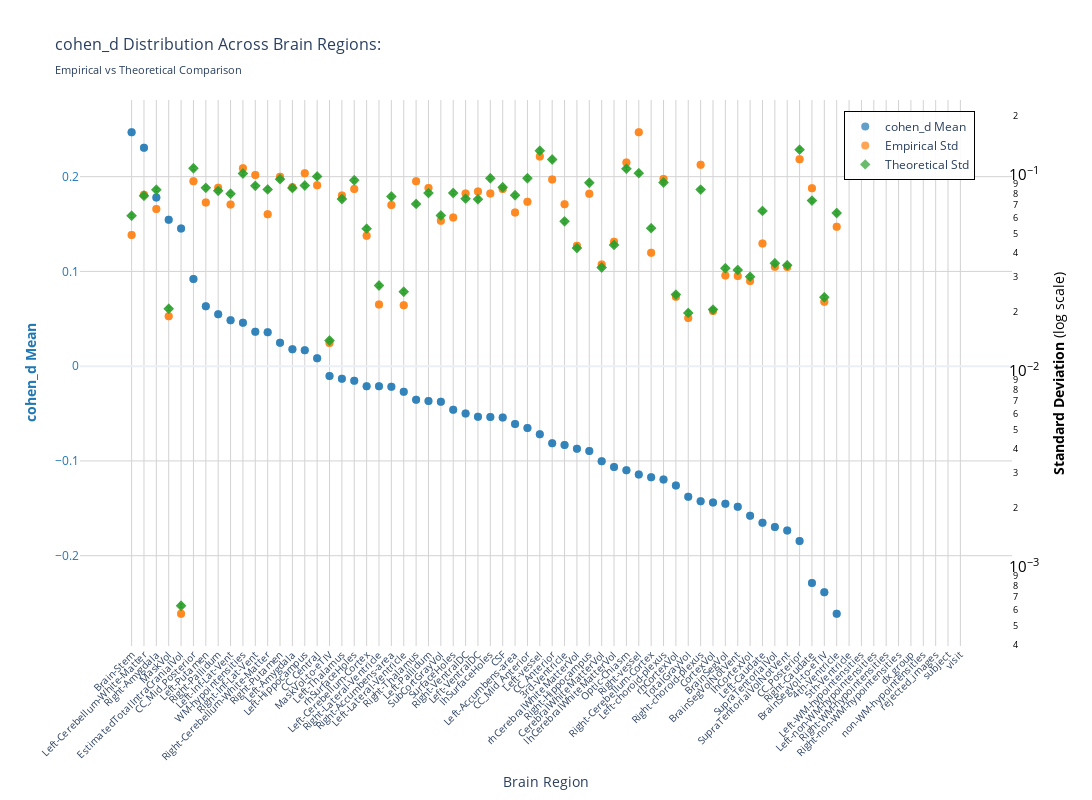
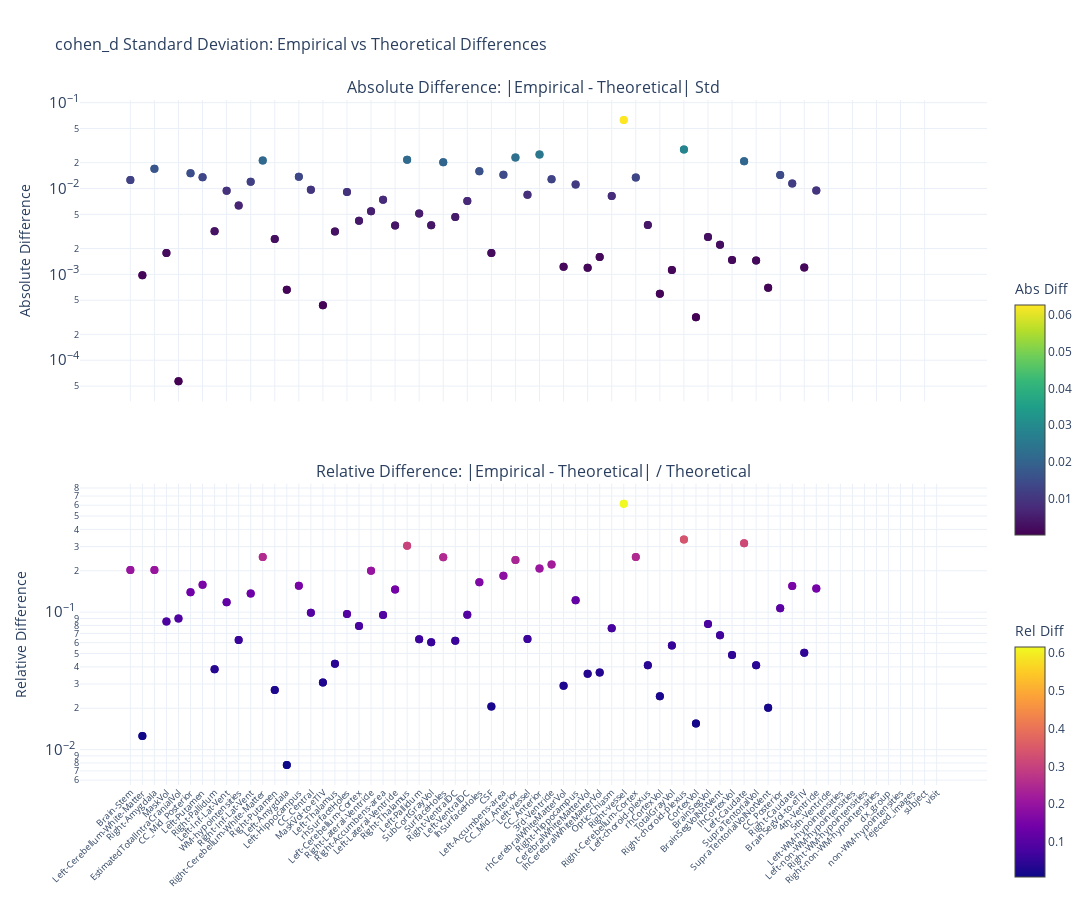

The code cell stored with these charts, in order, in its notebook:
### Markdown cell above
### Cohen's d

### Code cell
nu_nav = df_navr[(df_navr["study"] == "longitudinal") & (df_navr["group"] == "HC-PD")]
data_path = stats_dir / f"cohen_d_longitudinal_{METRIC}.parquet"
df, stats = get_test_stats(
    data_path, stat_functions_F, nu_nav, hemisphere=False, study="longitudinal"
)
show_figure(
    stats, hemisphere=False, stat_name="cohen_d", study="longitudinal", metric=METRIC
)

### Figure 1 — Plotly figure (JSON) as saved in the notebook; plotly's stock layout.template omitted (floating-point values rounded to 4 significant figures; data arrays with more than 128 entries replaced by an {"elided": "..."} marker saying what was removed)
{"data": [{"hovertemplate": "<b>%{x}</b><br>Mean cohen_d: %{y:.2f}<br><extra></extra>", "marker": {"color": "#1f77b4", "opacity": 0.7, "size": 8}, "mode": "markers", "name": "cohen_d Mean", "type": "scatter", "x": {"elided": "132 str values"}, "y": {"elided": "132 float values"}, "yaxis": "y"}, {"hovertemplate": "<b>%{x}</b><br>Empirical Std: %{y:.3f}<br><extra></extra>", "marker": {"color": "#ff7f0e", "opacity": 0.7, "size": 8, "symbol": "circle"}, "mode": "markers", "name": "Empirical Std", "type": "scatter", "x": {"elided": "132 str values"}, "y": {"elided": "132 float values"}, "yaxis": "y2"}, {"error_y": {"array": {"elided": "132 float values"}, "arrayminus": {"elided": "132 float values"}, "color": "#2ca02c", "thickness": 1, "type": "data", "visible": true, "width": 2}, "hovertemplate": "<b>%{x}</b><br>Theoretical Std: %{y:.3f}<br><extra></extra>", "marker": {"color": "#2ca02c", "opacity": 0.7, "size": 8, "symbol": "diamond"}, "mode": "markers", "name": "Theoretical Std", "type": "scatter", "x": {"elided": "132 str values"}, "y": {"elided": "132 float values"}, "yaxis": "y2"}], "layout": {"height": 800, "hovermode": "x", "legend": {"bgcolor": "rgba(255, 255, 255, 0.9)", "bordercolor": "black", "borderwidth": 1, "font": {"size": 12}, "orientation": "v", "x": 0.82, "y": 0.98}, "title": {"font": {"size": 16}, "text": "cohen_d Distribution Across Brain Regions:<br><sub>Empirical vs Theoretical Comparison</sub>"}, "width": 1400, "xaxis": {"gridcolor": "lightgray", "showgrid": true, "tickangle": -45, "tickfont": {"size": 10}, "title": {"text": "Brain Region"}}, "yaxis": {"gridcolor": "lightgray", "showgrid": true, "side": "left", "tickfont": {"color": "#1f77b4"}, "title": {"font": {"color": "#1f77b4"}, "text": "<b>cohen_d Mean</b>"}}, "yaxis2": {"exponentformat": "power", "overlaying": "y", "showgrid": false, "side": "right", "tickfont": {"color": "black"}, "title": {"font": {"color": "black"}, "text": "<b>Standard Deviation</b> (log scale)"}, "type": "log"}}}

### Figure 2 — Plotly figure (JSON) as saved in the notebook; plotly's stock layout.template omitted (floating-point values rounded to 4 significant figures; data arrays with more than 128 entries replaced by an {"elided": "..."} marker saying what was removed)
{"data": [{"hovertemplate": "<b>%{x}</b><br>Abs Diff: %{y:.4f}<br><extra></extra>", "marker": {"color": {"elided": "132 float values"}, "colorbar": {"len": 0.4, "title": {"text": "Abs Diff"}, "y": 0.75, "yanchor": "top"}, "colorscale": [[0, "#440154"], [0.1111, "#482878"], [0.2222, "#3e4989"], [0.3333, "#31688e"], [0.4444, "#26828e"], [0.5556, "#1f9e89"], [0.6667, "#35b779"], [0.7778, "#6ece58"], [0.8889, "#b5de2b"], [1, "#fde725"]], "showscale": true, "size": 8}, "mode": "markers", "name": "Absolute", "type": "scatter", "x": {"elided": "132 str values"}, "xaxis": "x", "y": {"elided": "132 float values"}, "yaxis": "y"}, {"hovertemplate": "<b>%{x}</b><br>Rel Diff: %{y:.2%}<br><extra></extra>", "marker": {"color": {"elided": "132 float values"}, "colorbar": {"len": 0.4, "title": {"text": "Rel Diff"}, "y": 0.25, "yanchor": "top"}, "colorscale": [[0, "#0d0887"], [0.1111, "#46039f"], [0.2222, "#7201a8"], [0.3333, "#9c179e"], [0.4444, "#bd3786"], [0.5556, "#d8576b"], [0.6667, "#ed7953"], [0.7778, "#fb9f3a"], [0.8889, "#fdca26"], [1, "#f0f921"]], "showscale": true, "size": 8}, "mode": "markers", "name": "Relative", "type": "scatter", "x": {"elided": "132 str values"}, "xaxis": "x2", "y": {"elided": "132 float values"}, "yaxis": "y2"}], "layout": {"annotations": [{"font": {"size": 16}, "showarrow": false, "text": "Absolute Difference: |Empirical - Theoretical| Std", "x": 0.5, "xanchor": "center", "xref": "paper", "y": 1, "yanchor": "bottom", "yref": "paper"}, {"font": {"size": 16}, "showarrow": false, "text": "Relative Difference: |Empirical - Theoretical| / Theoretical", "x": 0.5, "xanchor": "center", "xref": "paper", "y": 0.44, "yanchor": "bottom", "yref": "paper"}], "height": 900, "hovermode": "x unified", "showlegend": false, "title": {"font": {"size": 16}, "text": "cohen_d Standard Deviation: Empirical vs Theoretical Differences"}, "width": 1400, "xaxis": {"anchor": "y", "domain": [0, 1], "showticklabels": false}, "xaxis2": {"anchor": "y2", "domain": [0, 1], "tickangle": -45, "tickfont": {"size": 9}}, "yaxis": {"anchor": "x", "domain": [0.56, 1], "exponentformat": "power", "title": {"text": "Absolute Difference"}, "type": "log"}, "yaxis2": {"anchor": "x2", "domain": [0, 0.44], "exponentformat": "power", "title": {"text": "Relative Difference"}, "type": "log"}}}
